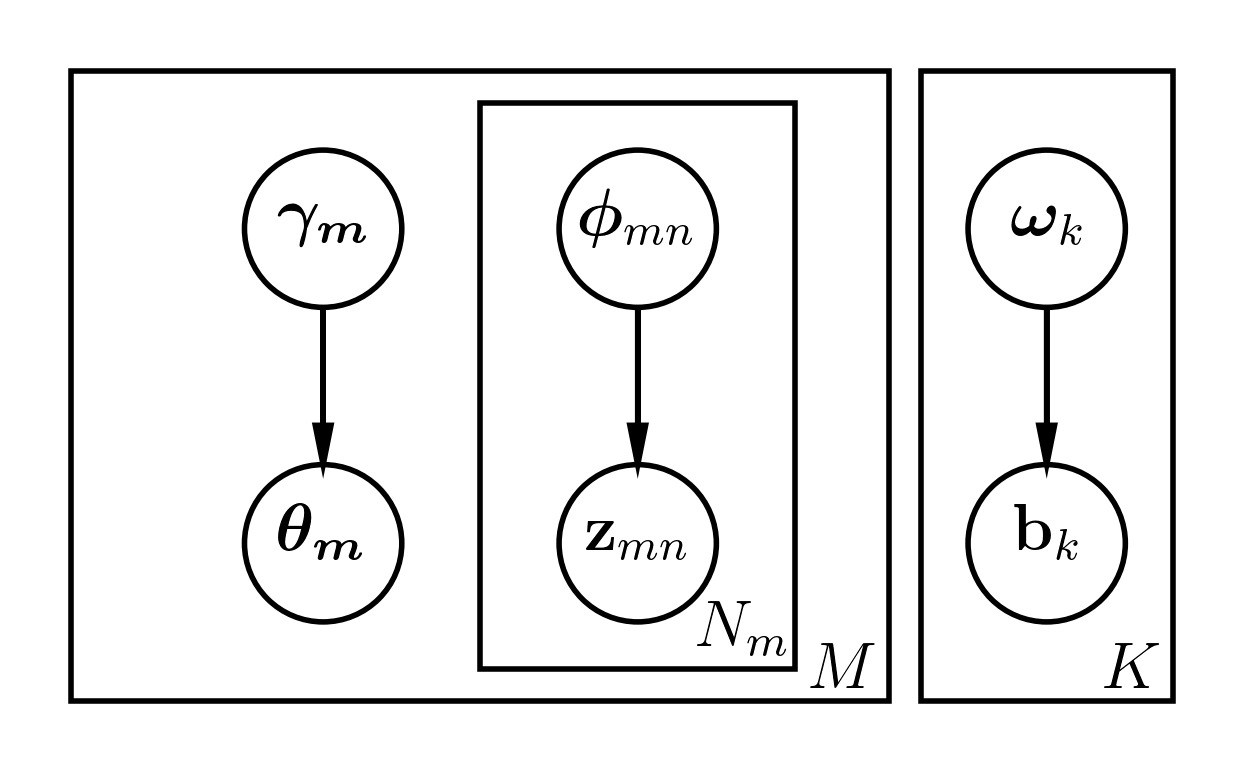

Reproduce this figure in Python.
import daft
from matplotlib import rc


import matplotlib.pyplot as plt
import matplotlib

plt.rc('text', usetex=True)
plt.rc('text.latex', preamble=r'\usepackage{amsmath}\usepackage{amssymb}\usepackage{bm}')

rc("font", family="serif", size=12)
rc("text", usetex=True)


# Colors.
p_color = {"ec": "#46a546"}
s_color = {"ec": "#f89406"}

pgm = daft.PGM()

n = daft.Node( "gamma_m",  r"$\bm{\gamma_m}$", 0, 1 )
n.va = "baseline"
pgm.add_node( n )
pgm.add_node( "theta_m", r"$\bm{\theta_m$",    0, 0 )

pgm.add_node( "phi_mn",  r"$\bm{\phi}_{mn}$",  1, 1 )
pgm.add_node( "z_mn",    r"$\mathbf{z}_{mn}$", 1, 0 )

pgm.add_node( "omega_k", r"$\bm{\omega}_{k}$", 2.3, 1 )
pgm.add_node( "b_k",     r"$\mathbf{b}_{k}$",  2.3, 0 )

# Edges.
pgm.add_edge( "gamma_m", "theta_m" )
pgm.add_edge( "phi_mn",  "z_mn"    )
pgm.add_edge( "omega_k", "b_k"     )

# And a plate.
pgm.add_plate( [ 1.9, -0.5, 0.8, 2.0 ], label = r"$K$",   label_offset = [  33, 0 ] )
pgm.add_plate( [ 0.5, -0.4, 1.0, 1.8 ], label = r"$N_m$", label_offset = [  39, 0 ] )
pgm.add_plate( [-0.8, -0.5, 2.6, 2.0 ], label = r"$M$",   label_offset = [ 133, 0 ] )


# Render and save.
pgm.render()
pgm.savefig("lda_approximation.pdf")
pgm.savefig("lda_approximation.png", dpi=400)
